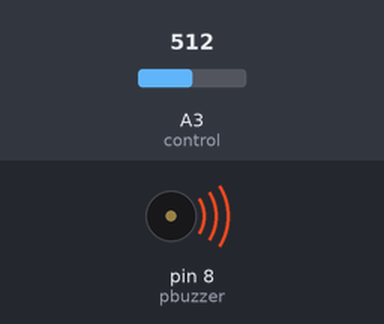
Recording of a sketch running on a simulated Arduino Uno, built with avr-gcc and run on an emulated ATmega328P. Shown: buzzer (waves = sounding). Inputs (shaded band) come from the test bench; at power-on: A3 (control) = 512.

Above: at 0.3 s.
At 5.5 s:
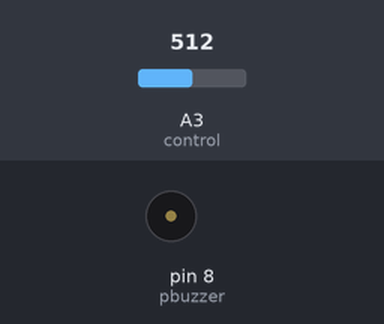
Timing chart, 0 to 8.1 s (numbered marks = the images above):
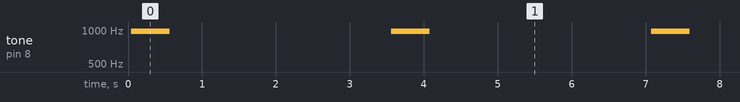

Measured:
- by itself, tone on pin 8 (pbuzzer): alternates 970 Hz for 0.52 s and silent for 3.0 s

The sketch:

passive_buzzer_potentiometer_control.ino
```cpp
int pbuzzer = 8;
int control = A3;
int buzztime;
int wait;
int longwait = 3000;
void setup() {
  // put your setup code here, to run once:
pinMode(pbuzzer, OUTPUT);
pinMode(control, INPUT);
}

void loop() {
  // put your main code here, to run repeatedly:
wait = analogRead(control);
for(int i = 0; i < 500; i++)
{
  digitalWrite(pbuzzer, HIGH);
  delayMicroseconds(wait);
  digitalWrite(pbuzzer, LOW);
  delayMicroseconds(wait);
}
delay(longwait);
}
```
